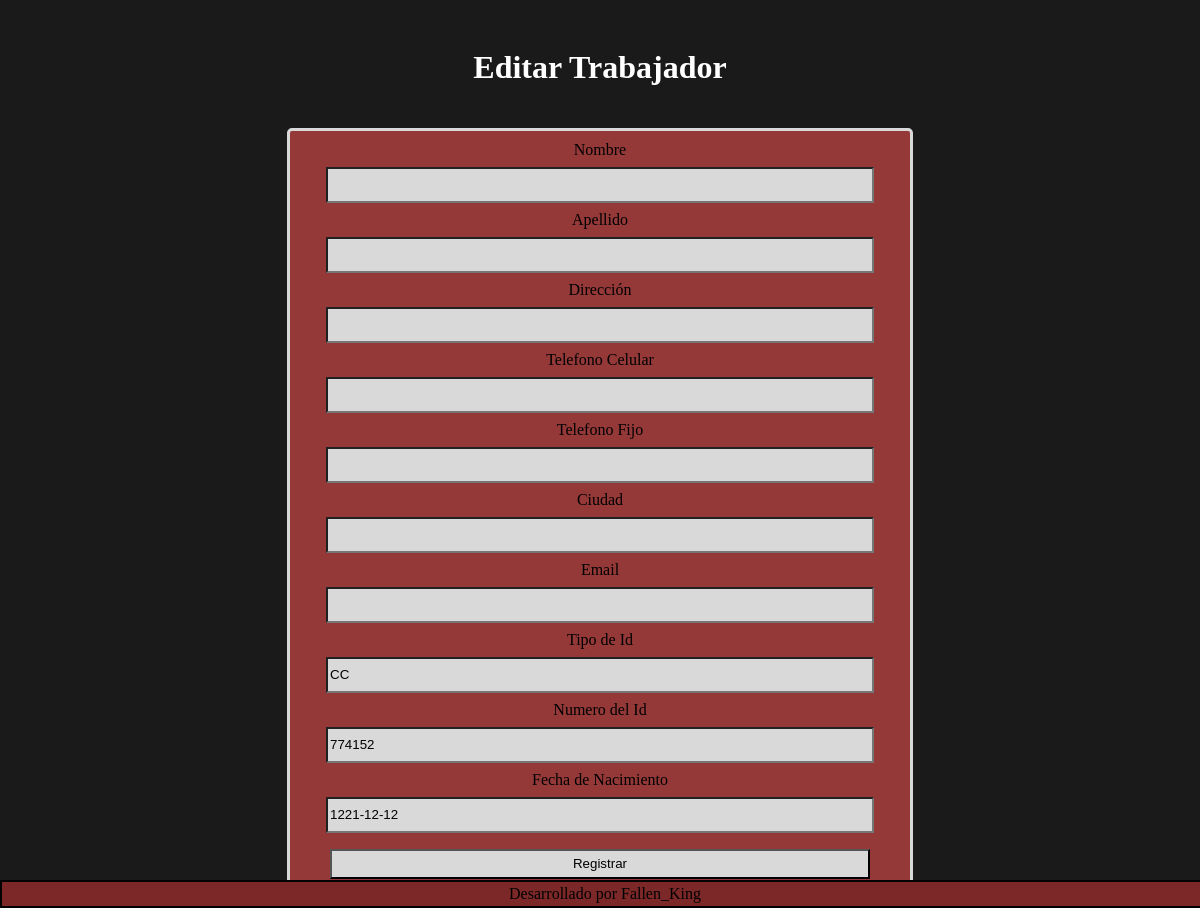
The app's page /formularios/Editar_Trabajador.php?id=21 with its own data.
### tables this page shows
CREATE TABLE `trabajador` (
  `Nombre` varchar(50) NOT NULL,
  `Apellido` varchar(50) NOT NULL,
  `Direccion` varchar(50) NOT NULL,
  `Telefono_Celular` varchar(10) NOT NULL,
  `Telefono_Fijo` varchar(7) NOT NULL,
  `Ciudad` varchar(50) NOT NULL,
  `Email` varchar(50) NOT NULL,
  `Tipo_Id` varchar(2) NOT NULL,
  `Num_Id` varchar(10) NOT NULL,
  `Fecha_Nacimiento` date NOT NULL,
  `Id_Usuario` int(11) NOT NULL
);

### formularios/Editar_Trabajador.php (the view, shortened to what this page needs)
<!DOCTYPE html>
<html lang="en" >
<head>
</head>
<body>
    <header><h1>Editar Trabajador</h1></header>
    <?php
    include ("../php/Conexion.php");
    $id=$_GET['id'];
    $sql="select Tipo_Id,Num_id,Fecha_Nacimiento from trabajador where Id_Usuario=".$id;
    $result=mysqli_query($con,$sql);
    while($fila = mysqli_fetch_array($result)){
        $tipo_id =  $fila['Tipo_Id'];
        $num_id =  $fila['Num_id'];
        $fecha =  $fila['Fecha_Nacimiento'];
    }
    ?>
    <form action="../php/Admin/Editar_Trabajador.php" method="post" class="formulario">
        Nombre <input type="text" name="name" id="name" required/>
        Apellido <input type="text" name="lastname" id="lastname" required/>
        Dirección <input type="text" name="adress" id="adress" required/>
        Telefono Celular <input type="number" name="phone_number" id="phone_number" required/>
        Telefono Fijo <input type="number" name="fixed_number" id="fixed_number" required/>
        Ciudad <input type="text" name="city" id="city" required/>
        Email <input type="email" name="email" id="email" required/>
        Tipo de Id <input id="type_D" name="type_D" value=<?php echo  $tipo_id; ?> readonly/>
        Numero del Id <input id="Id_Number" name="Id_Number" value=<?php echo $num_id; ?> readonly/>
        Fecha de Nacimiento <input id="birth_date" name="birth_date" value=<?php echo $fecha; ?> readonly/>
        <input type="submit" value="Registrar" value="Registrar" name="Registrar" id="Registrar"/>
    </form>
    <footer>Desarrollado por Fallen_King</footer>
</body>
</html>

### css/agregar.css (style rules this page uses)
.formulario { padding: 10px; border: 3px solid #D9D9D9; border-radius: 5px; color: black; background-color: #943838; width: 100%; max-width: 600px; margin: 0 auto; display: flex; flex-direction: column; justify-content: center; align-items: center; }
.formulario input { background-color: #D9D9D9; width: 90%; height: 30px; margin: 0.5rem; }
h1 { text-align: center; font-family:Lucida Handwriting; }
footer { border: 2px solid black; color: black; font-family: Lucida console; text-align: center; background-color: #7D2828; padding: 3px; position: fixed; left: 0; bottom: 0; width: 100%; }
header { text-align: center; overflow: hidden; padding: 20px 10px; }

### records on screen
trabajador: type_D "CC", Id_Number "774152", birth_date "1221-12-12"
